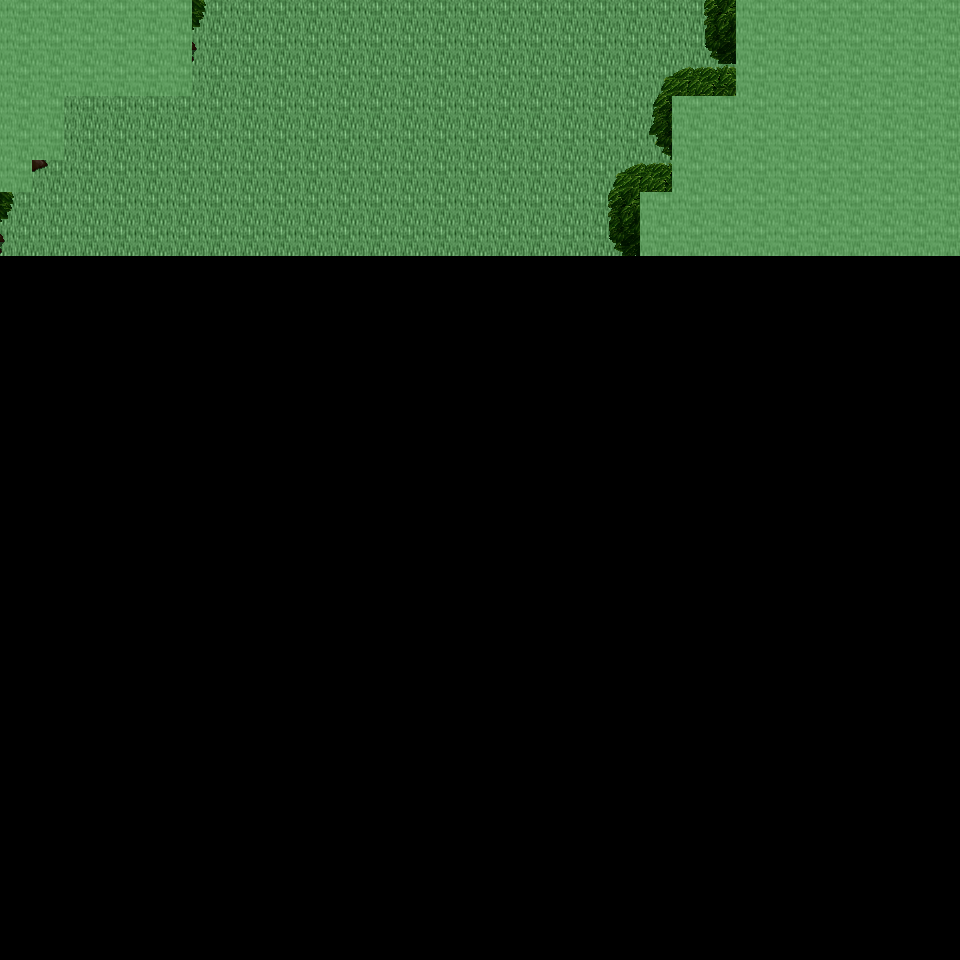

Tiled map render using the project's own tile images. Description and the map definition, with tile-layer contents summarised, below:
An orthogonal 30x30 tile map with 32x32 px tiles, 6 tile layers (Ground, Object, Object2, Above, ...), 32 tilesets and 3 objects (3x mapExit).

<map version="1.0" orientation="orthogonal" renderorder="right-down" width="30" height="30" tilewidth="32" tileheight="32" nextobjectid="4">
  <tileset firstgid="1" name="tileset_ground_ground" tilewidth="32" tileheight="32" tilecount="33" columns="3">
    <image source="../drawable/tileset_ground_ground.png" width="96" height="352" />
  </tileset>
  <tileset firstgid="34" name="tileset_building_decoration_floor_sparkle" tilewidth="32" tileheight="32" tilecount="18" columns="3">
    <image source="../drawable/tileset_building_decoration_floor_sparkle.png" width="96" height="192" />
  </tileset>
  <tileset firstgid="52" name="tileset_ground_ladder_steps" tilewidth="32" tileheight="32" tilecount="6" columns="3">
    <image source="../drawable/tileset_ground_ladder_steps.png" width="96" height="64" />
  </tileset>
  <tileset firstgid="58" name="tileset_plant_flower_daisy_yellow" tilewidth="32" tileheight="32" tilecount="8" columns="2">
    <image source="../drawable/tileset_plant_flower_daisy_yellow.png" width="64" height="128" />
  </tileset>
  <tileset firstgid="66" name="tileset_plant_flower_daisy_white" tilewidth="32" tileheight="32" tilecount="8" columns="2">
    <image source="../drawable/tileset_plant_flower_daisy_white.png" width="64" height="128" />
  </tileset>
  <tileset firstgid="74" name="tileset_plant_grasses" tilewidth="32" tileheight="32" tilecount="6" columns="3">
    <image source="../drawable/tileset_plant_grasses.png" width="96" height="64" />
  </tileset>
  <tileset firstgid="80" name="tileset_item_statue_green_stone" tilewidth="32" tileheight="32" tilecount="12" columns="4">
    <image source="../drawable/tileset_item_statue_green_stone.png" width="128" height="96" />
  </tileset>
  <tileset firstgid="92" name="tileset_plant_flower_daisy_red" tilewidth="32" tileheight="32" tilecount="8" columns="2">
    <image source="../drawable/tileset_plant_flower_daisy_red.png" width="64" height="128" />
  </tileset>
  <tileset firstgid="100" name="tileset_item_statue_skullpedestal" tilewidth="32" tileheight="32" tilecount="2" columns="1">
    <image source="../drawable/tileset_item_statue_skullpedestal.png" width="32" height="64" />
  </tileset>
  <tileset firstgid="102" name="tileset_plant_tree_tree_darkgreen" tilewidth="32" tileheight="32" tilecount="88" columns="8">
    <image source="../drawable/tileset_plant_tree_tree_darkgreen.png" width="256" height="352" />
  </tileset>
  <tileset firstgid="190" name="tileset_item_corpse_skull_pale" tilewidth="32" tileheight="32" tilecount="2" columns="2">
    <image source="../drawable/tileset_item_corpse_skull_pale.png" width="64" height="32" />
  </tileset>
  <tileset firstgid="192" name="tileset_plant_leaves" tilewidth="32" tileheight="32" tilecount="8" columns="4">
    <image source="../drawable/tileset_plant_leaves.png" width="128" height="64" />
  </tileset>
  <tileset firstgid="200" name="tileset_plant_bush_bushes" tilewidth="32" tileheight="32" tilecount="10" columns="5">
    <image source="../drawable/tileset_plant_bush_bushes.png" width="160" height="64" />
  </tileset>
  <tileset firstgid="210" name="tileset_building_decoration_rocks_2" tilewidth="32" tileheight="32" tilecount="2" columns="1">
    <image source="../drawable/tileset_building_decoration_rocks_2.png" width="32" height="64" />
  </tileset>
  <tileset firstgid="212" name="tileset_object_well" tilewidth="32" tileheight="32" tilecount="4" columns="2">
    <image source="../drawable/tileset_object_well.png" width="64" height="64" />
  </tileset>
  <tileset firstgid="216" name="tileset_plant_stump_stump_green" tilewidth="32" tileheight="32" tilecount="4" columns="2">
    <image source="../drawable/tileset_plant_stump_stump_green.png" width="64" height="64" />
  </tileset>
  <tileset firstgid="220" name="tileset_item_statue_green_stone_3" tilewidth="32" tileheight="32" tilecount="3" columns="1">
    <image source="../drawable/tileset_item_statue_green_stone_3.png" width="32" height="96" />
  </tileset>
  <tileset firstgid="223" name="tileset_ground_rock_pebbles" tilewidth="32" tileheight="32" tilecount="3" columns="1">
    <image source="../drawable/tileset_ground_rock_pebbles.png" width="32" height="96" />
  </tileset>
  <tileset firstgid="226" name="tileset_plant_vine" tilewidth="32" tileheight="32" tilecount="3" columns="1">
    <image source="../drawable/tileset_plant_vine.png" width="32" height="96" />
  </tileset>
  <tileset firstgid="229" name="tileset_plant_tree_tree_green" tilewidth="32" tileheight="32" tilecount="88" columns="8">
    <image source="../drawable/tileset_plant_tree_tree_green.png" width="256" height="352" />
  </tileset>
  <tileset firstgid="317" name="tileset_plant_stump_stump_purple" tilewidth="32" tileheight="32" tilecount="4" columns="2">
    <image source="../drawable/tileset_plant_stump_stump_purple.png" width="64" height="64" />
  </tileset>
  <tileset firstgid="321" name="tileset_building_decoration_rocks" tilewidth="32" tileheight="32" tilecount="6" columns="3">
    <image source="../drawable/tileset_building_decoration_rocks.png" width="96" height="64" />
  </tileset>
  <tileset firstgid="327" name="tileset_logic_creature_rodent" tilewidth="32" tileheight="32" tilecount="8" columns="8">
    <image source="../drawable/tileset_logic_creature_rodent.png" width="256" height="32" />
  </tileset>
  <tileset firstgid="335" name="tileset_logic_portal" tilewidth="32" tileheight="32" tilecount="24" columns="8">
    <image source="../drawable/tileset_logic_portal.png" width="256" height="96" />
  </tileset>
  <tileset firstgid="359" name="tileset_logic_creature_animal" tilewidth="32" tileheight="32" tilecount="32" columns="8">
    <image source="../drawable/tileset_logic_creature_animal.png" width="256" height="128" />
  </tileset>
  <tileset firstgid="391" name="tileset_logic_item_sheepfood" tilewidth="32" tileheight="32" tilecount="1" columns="1">
    <image source="../drawable/tileset_logic_item_sheepfood.png" width="32" height="32" />
  </tileset>
  <tileset firstgid="392" name="tileset_logic_item_resources" tilewidth="32" tileheight="32" tilecount="6" columns="6">
    <image source="../drawable/tileset_logic_item_resources.png" width="192" height="32" />
  </tileset>
  <tileset firstgid="398" name="tileset_logic_creature_gargoyle" tilewidth="32" tileheight="32" tilecount="4" columns="4">
    <image source="../drawable/tileset_logic_creature_gargoyle.png" width="128" height="32" />
  </tileset>
  <tileset firstgid="402" name="tileset_logic_collision" tilewidth="32" tileheight="32" tilecount="1" columns="1">
    <image source="../drawable/tileset_logic_collision.png" width="32" height="32" />
  </tileset>
  <tileset firstgid="403" name="tileset_logic_protection" tilewidth="32" tileheight="32" tilecount="2" columns="2">
    <image source="../drawable/tileset_logic_protection.png" width="64" height="32" />
  </tileset>
  <tileset firstgid="405" name="tileset_ground_grass_2" tilewidth="32" tileheight="32" tilecount="21" columns="3">
    <image source="../drawable/tileset_ground_grass_2.png" width="96" height="224" />
  </tileset>
  <tileset firstgid="426" name="tileset_logic_creature_reptile" tilewidth="32" tileheight="32" tilecount="7" columns="7">
    <image source="../drawable/tileset_logic_creature_reptile.png" width="224" height="32" />
  </tileset>
  <layer name="Ground" width="30" height="30">
    <data>[900 cells, 240 non-empty, 1 distinct tile ids]</data>
  </layer>
  <layer name="Object" width="30" height="30">
    <data>[900 cells, 0 non-empty, 0 distinct tile ids]</data>
  </layer>
  <layer name="Object2" width="30" height="30">
    <data>[900 cells, 16 non-empty, 11 distinct tile ids]</data>
  </layer>
  <layer name="Above" width="30" height="30">
    <data>[900 cells, 95 non-empty, 39 distinct tile ids]</data>
  </layer>
  <layer name="Above2" width="30" height="30">
    <data>[900 cells, 0 non-empty, 0 distinct tile ids]</data>
  </layer>
  <layer name="Walkable" width="30" height="30">
    <data>[900 cells, 91 non-empty, 1 distinct tile ids]</data>
  </layer>
  <objectgroup name="MapEvents">
    <object id="1" name="north" type="mapExit" x="192" y="0" width="544" height="32">
      <properties>
        <property name="map" value="level_0_x121_y79" />
        <property name="x" value="6" />
        <property name="y" value="28" />
      </properties>
    </object>
    <object id="2" name="west" type="mapExit" x="0" y="192" width="32" height="768">
      <properties>
        <property name="map" value="level_0_x120_y80" />
        <property name="x" value="28" />
        <property name="y" value="6" />
      </properties>
    </object>
    <object id="3" name="east" type="mapExit" x="928" y="256" width="32" height="704">
      <properties>
        <property name="map" value="level_0_x122_y80" />
        <property name="x" value="1" />
        <property name="y" value="8" />
      </properties>
    </object>
  </objectgroup>
</map>
